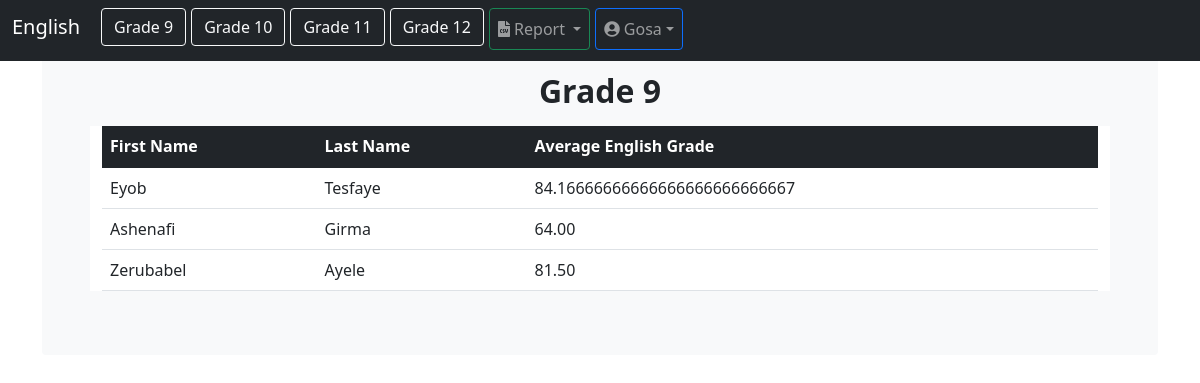
Page /english_average/9 (signed in) on the committed database.
### users/models.py (models this page shows)
class CustomUser(AbstractUser):
	pass

### grades_app/models.py (models this page shows, shortened)
class Student(models.Model):
    user = models.OneToOneField(AUTH_USER_MODEL, on_delete=models.CASCADE)
    first_name = models.CharField(max_length=50)
    last_name = models.CharField(max_length=50)
    grade_level = models.IntegerField()

### grades_app/views.py (the view)
# urls.py: path("english_average/<int:grade_level>", views.english_average, name="english_average"),
@login_required
@user_passes_test(lambda user: user.groups.filter(name='High School English Teachers').exists())
def english_average(request, grade_level):
	students = Student.objects.filter(grade_level=grade_level)
	student_grades_list_english = []
	grade_levels = [9, 10, 11, 12]
	for student in students:
		average_grade = calculate_average_english_grade(student, grade_level)
		student_grades_list_english.append((student.first_name, student.last_name, average_grade))
	grades_to_chart = []
	for grades in student_grades_list_english:
		whatever = grades[2]
		grades_to_chart.append(whatever)
	grades_to_chart = grades_to_chart
	context = {
		'student_grades_list': student_grades_list_english,
		'grade_level': grade_level,
		'grade_levels': grade_levels,
		'grades_to_chart': grades_to_chart,
	}
	return render(request, 'grades_app/english_averages.html', context)

### grades_app/views.py (called while the page is built)
def calculate_average_english_grade(student, grade_level):
    if grade_level == 9:
        grade_model = English_Grade_9
    elif grade_level == 10:
        grade_model = English_Grade_10
    elif grade_level == 11:
        grade_model = English_Grade_11
    elif grade_level == 12:
        grade_model = English_Grade_12
    else:
        return 0
    english_grades = grade_model.objects.filter(student=student)
    total_grades = english_grades.count()
    if total_grades > 0:
        total_sum = sum(grade.grade for grade in english_grades)
        average_grade = total_sum / total_grades
        return average_grade
    else:
        return 0

### grades_app/templates/grades_app/english_averages.html (shortened to what this page needs)
{% load static %}
<!doctype html>
<html lang="en">
<head>
    <link rel="stylesheet" type="text/css" href="{% static 'grades_app/bootstrap.min.css' %}">
    <link rel="stylesheet" type="text/css" href="{% static 'grades_app/all.css' %}">
    <link rel="stylesheet" type="text/css" href="{% static 'grades_app/Chart.min.css' %}">
</head>
<body>
    <nav class="navbar navbar-expand-md navbar-dark fixed-top bg-dark">
        <div class="container-fluid">
            <h1 class="navbar-brand h1" href="#">English</h1>
            <div class="collapse navbar-collapse" id="navbarCollapse">
                <ul class="navbar-nav me-auto mb-2 mb-md-0">
                    {% for grade_level in grade_levels %}
                    <li style="padding-left: 5px; padding-bottom: 3px;" class="nav-item">
                        <a class="nav-item btn btn-outline-light" aria-current="page" href="{% url 'grades_app:english_average' grade_level=grade_level %}">Grade {{ grade_level }}</a>
                    </li>
                    {% endfor %}
                    <div style="padding-left: 5px; padding-bottom: 3px;" class="collapse navbar-collapse" id="navbarCollapse">
                        <ul class="navbar-nav me-auto mb-2 mb-md-0">
                            <li class="nav-item dropdown">
                                <a class="nav-link dropdown-toggle btn btn-outline-success" href="#" id="dropdown03" data-bs-toggle="dropdown" aria-expanded="false">
                                    <i class="fa fa-file-csv"></i> Report
                                </a>
                            </li>
                        </ul>
                    </div>
                    <div style="padding-left: 5px; padding-bottom: 3px;" class="collapse navbar-collapse" id="navbarCollapse">
                        <ul class="navbar-nav me-auto mb-2 mb-md-0">
                            <li class="nav-item dropdown">
                                <a class="nav-link dropdown-toggle btn btn-outline-primary" href="#" id="dropdown03" data-bs-toggle="dropdown" aria-expanded="false">
                                    <i class="fa fa-user-circle"></i> {{ request.user.username | title }}</a>
                            </li>
                        </ul>
                    </div>
                </ul>
            </div>
        </div>
    </nav>
    <main class="container">
        <div class="bg-light p-5 rounded">
            <h2 style="text-align:center;" class="mt-4"><strong>Grade {{ grade_level }}</strong></h2>
            <div class="bd-cheatsheet container-fluid bg-body">
                <section id="content">
                    <article class="my-3" id="tables">
                        <div>
                            <div class="bd-example">
                                <table class="table table-hover">
                                    <thead>
                                        <tr>
                                            <th class="table-dark">First Name</th>
                                            <th class="table-dark">Last Name</th>
                                            <th class="table-dark">Average English Grade</th>
                                        </tr>
                                    </thead>
                                    <tbody>
                                        {% for student in student_grades_list %}
                                        <tr>
                                            {% for value in student %}
                                            <td>{{ value }}</td>
                                            {% endfor %}
                                        </tr>
                                        {% endfor %}
                                    </tbody>
                                </table>
                            </div>
                        </div>
                    </article>
                </section>
            </div>
        </div>
    </main>
</body>
</html>

### grades_app/static/grades_app/all.css (style rules this page uses)
.fa, .fas, .far, .fal, .fad, .fab { -moz-osx-font-smoothing: grayscale; -webkit-font-smoothing: antialiased; display: inline-block; font-style: normal; font-variant: normal; text-rendering: auto; line-height: 1; }
.fa-file-csv:before { content: "\f6dd"; }
.fa-user-circle:before { content: "\f2bd"; }
.fa, .fas { font-family: 'Font Awesome 5 Free'; font-weight: 900; }

### rows in the picture
CustomUser: user.username "Gosa"
Student: student "Eyob" "Tesfaye"
Student: student "Ashenafi" "Girma"
Student: student "Zerubabel" "Ayele"

### other values in the picture
{{ grade_level }} "9" "10" "11" "12"
{{ grade_level }} "9"
{{ value }} "84.16666666666666666666666667" "64.00" "81.50"
